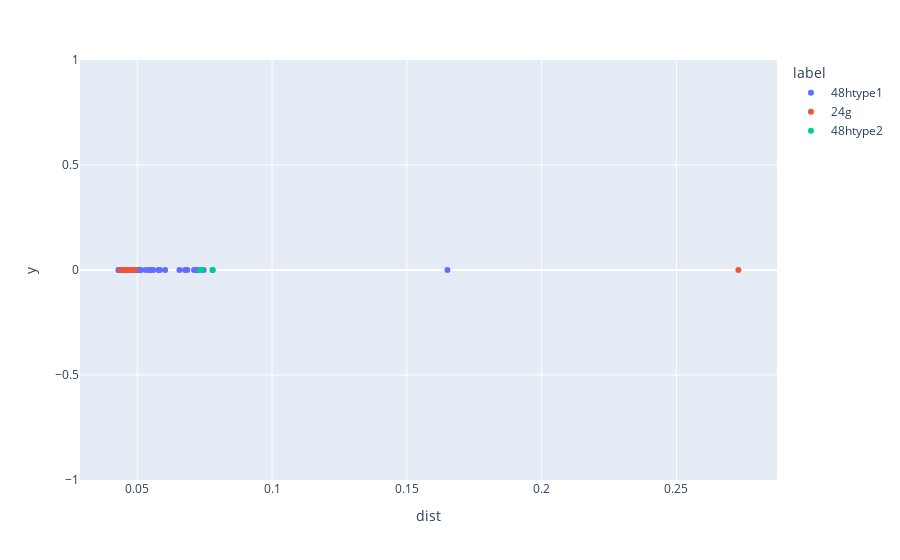

Here is the notebook cell this chart was saved with:
### Code cell
create_POSCAR_weirdos_centroids_appended(coor_weirdos_Li, centroids_4, direc_restructure_destination, lattice_constant, filename = "POSCAR_weirdos_centroids")

plot_distweirdos(file_loc_important_cols)
